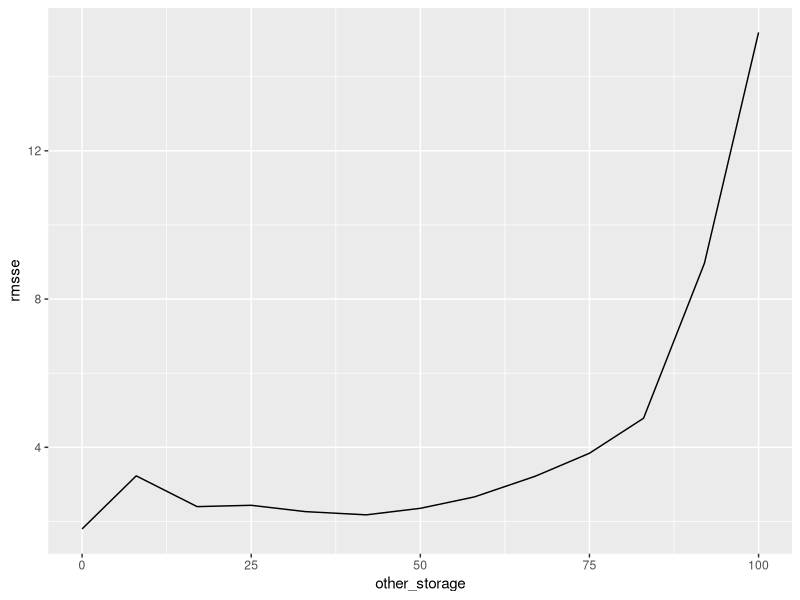
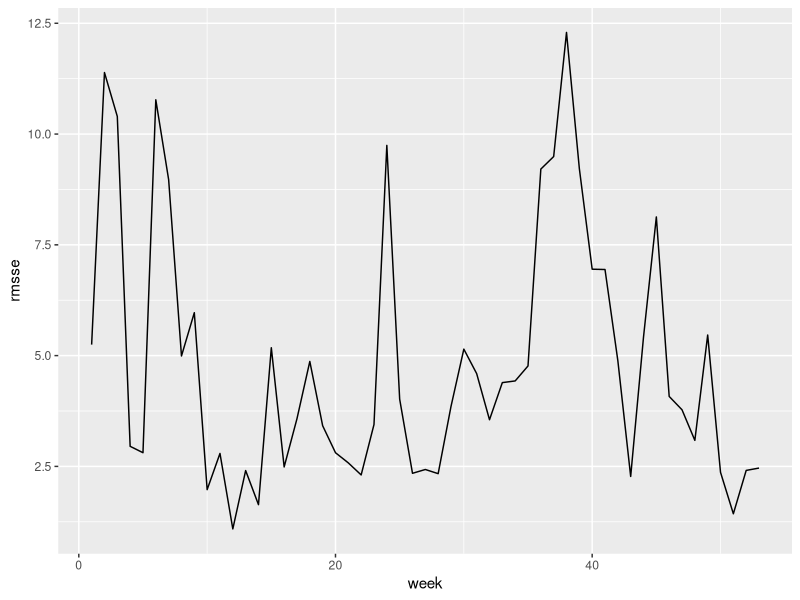
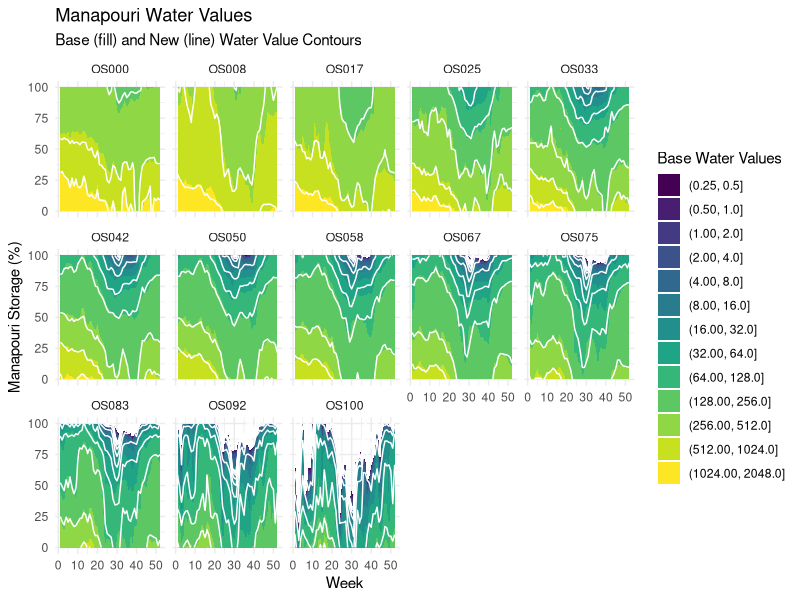
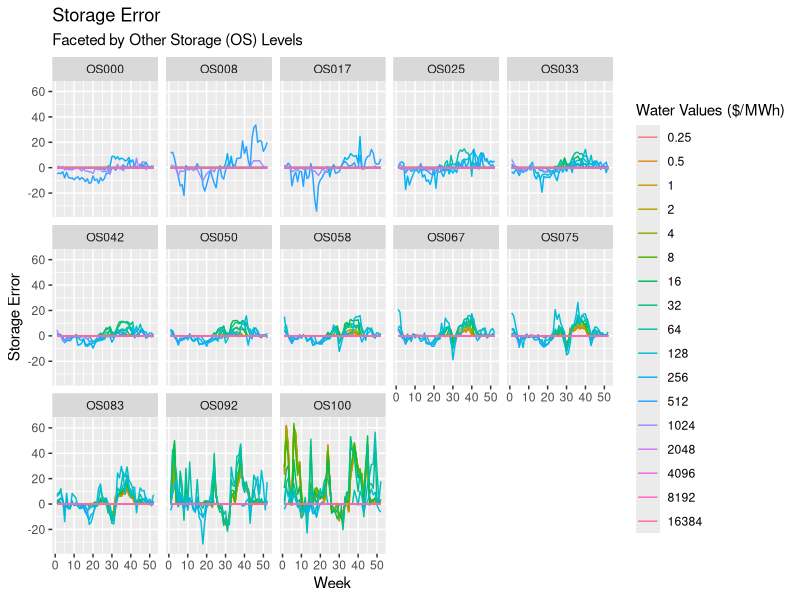
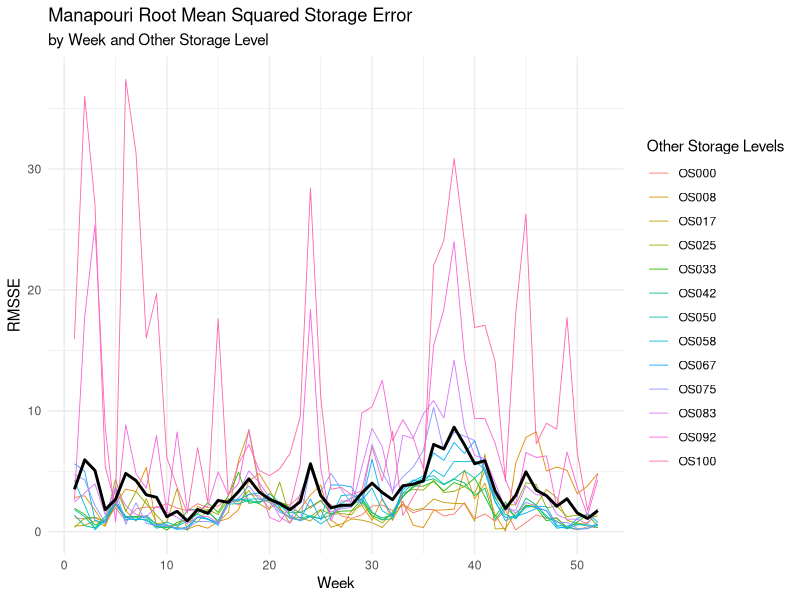
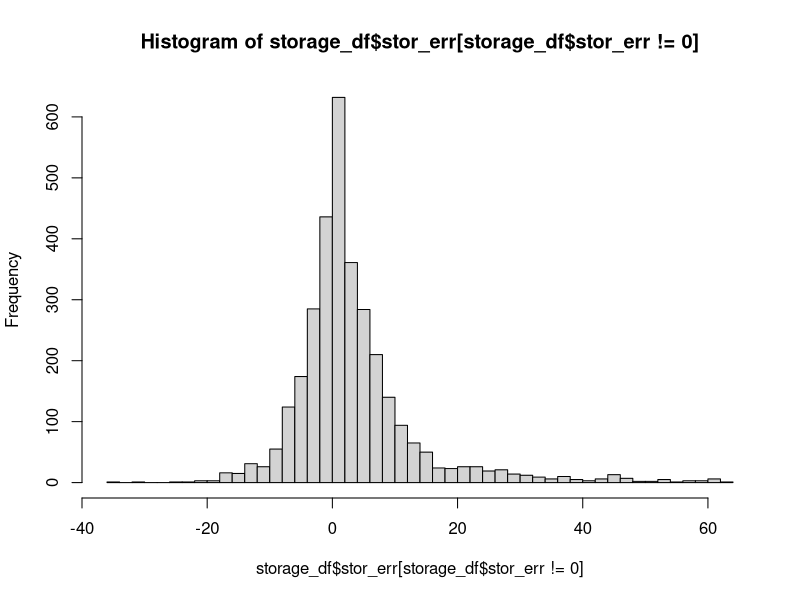

These figures' R source, in order:
## ---- chunk 1
knitr::opts_chunk$set(echo = TRUE)
library(tidyverse)
## ---- chunk 2
# Load in WVs from full run (91 years + mean joiner)
# Load in WVs from alternate data set

weeks <- 54
burnin <- 80

df <- read_csv("Apr24B_AVG_0011_WVX.csv") |>  
  mutate(rn = row_number(),
         week = (rn - 1) %% (weeks + burnin) + 1,
         other_storage = floor((rn-1)/(weeks + burnin)),
         other_storage = round(other_storage / 12 * 100),
         ) |> 
  select(-rn) |> 
  pivot_longer(-c(week, other_storage), 
               names_to = "storage", values_to = "wv_base") |> 
  mutate(storage = round(as.double(storage)*100),
         wv_base = as.double(wv_base),
         os_label = paste0("OS", str_pad(other_storage, width = 3, pad = "0"))
         )

new <- read_csv("Apr24B_0015_WVX.csv") |>  
  mutate(rn = row_number(),
         week = (rn - 1) %% (weeks + burnin) + 1,
         other_storage = floor((rn-1)/(weeks + burnin)),
         other_storage = round(other_storage / 12 * 100),
         ) |> 
  select(-rn) |> 
  pivot_longer(-c(week, other_storage), 
               names_to = "storage", values_to = "wv_new") |> 
  mutate(storage = round(as.double(storage)*100),
         wv_new = as.double(wv_new)
         )

## join the two data sets

if (dim(df)[1] != dim(new)[1]) {
  stop("Data sets are not the same length")
} else {
  df <- df |> 
    bind_cols(new[,"wv_new"]) 
}

## ---- chunk 3

week <- 1:(weeks-1)

wv <- 2^(-2:14)

other_storage <- df |> 
  distinct(other_storage) |>
  arrange(other_storage) |>
  pull(other_storage)

storage_df <- expand_grid(week = week,
                       wv = wv,
                       other_storage = other_storage)


storage_base <- function(wv, week, other_storage) {
  # filter data by week and storage level
  filtered_df <- df |> 
    filter(week == !!week,
           other_storage == !!other_storage)
  
  # check that there are enough data points to interpolate
  if (nrow(filtered_df) < 2) {
    stop("Not enough data points to interpolate")
  }
  
  # interpolate the data using approx()
  storage_base <- approx(x = filtered_df$wv_base,
                                 y = filtered_df$storage,
                                 xout = wv, rule = 2)$y
  return(storage_base)
}

storage_new <- function(wv, week, other_storage) {
  # filter data by week and storage level
  filtered_df <- df |> 
    filter(week == !!week,
           other_storage == !!other_storage)
  
  # check that there are enough data points to interpolate
  if (nrow(filtered_df) < 2) {
    stop("Not enough data points to interpolate")
  }
  
  # interpolate the data using approx()
  storage_new <- approx(x = filtered_df$wv_new,
                                 y = filtered_df$storage,
                                 xout = wv, rule = 2)$y
  return(storage_new)
}




storage_df <- storage_df |> 
  mutate(stor_base = pmap_dbl(list(wv, week, other_storage), storage_base),
         stor_new = pmap_dbl(list(wv, week, other_storage), storage_new),
         stor_err = stor_new - stor_base, 
         sq_stor_err = stor_err^2,
         os_label = paste0("OS", str_pad(other_storage, width = 3, pad = "0"))
         )

# Define %notin% operator
`%notin%` <- function(x, y) {
  !(x %in% y)
}


storage_df %>% 
  group_by(other_storage) %>%
  summarise(rmsse = sqrt(mean(sq_stor_err))) %>% 
  ggplot(aes(x = other_storage, y = rmsse)) +
  geom_line()

storage_df %>% 
  group_by(week) %>%
  summarise(rmsse = sqrt(mean(sq_stor_err))) %>% 
  ggplot(aes(x = week, y = rmsse)) +
  geom_line()


storage_df %>% 
  group_by(other_storage) %>%
  summarise(rmsse = sqrt(mean(sq_stor_err))) %>% 
  print()

head(storage_df)

## ---- chunk 4

df %>% 
  filter(week < 53,
         # other_storage %notin% c(0,100)
         ) |>
  ggplot() +
  geom_contour_filled(aes(x = week, y = storage, z = wv_base), breaks = 2^(-2:14)) +
  geom_contour(aes(x = week, y = storage, z = wv_new), color = "white", breaks = 2^(-2:14)) +  # Add contour lines for clarity
  labs(title = "Manapouri Water Values",
       subtitle = "Base (fill) and New (line) Water Value Contours",
       fill = "Base Water Values",
       x = "Week",
       y = "Manapouri Storage (%)") +
  facet_wrap(~os_label, nrow = 3) +
  theme_minimal()

storage_df |> 
  filter(week < 53,
         # other_storage %notin% c(0,100)
         ) |>
  ggplot(aes(x = week, y = stor_err, group = wv)) +
  geom_line(aes(color = as.factor(wv))) +
  labs(title = "Storage Error",
       subtitle = "Faceted by Other Storage (OS) Levels",
       x = "Week",
       y = "Storage Error",
       color = "Water Values ($/MWh)") +
  facet_wrap(~os_label, nrow = 3)

wide_storage_df <- storage_df %>% 
  filter(week < 53,
         # other_storage %notin% c(0,100)
         ) |>
  group_by(other_storage,week) %>%
  summarise(rmsse = sqrt(mean(sq_stor_err))) |>
  pivot_wider(names_from = other_storage, values_from = rmsse) |>
  rename_with(
    .fn = ~ paste0("OS", str_pad(.x, width = 3, pad = "0")),
    .cols = -1
  ) |>
  mutate(Mean = rowMeans(across(-week))) %>% 
  pivot_longer(-week, names_to = "OS", values_to = "RMSSE")

wide_storage_df |>
  filter(OS != "Mean") %>% 
  ggplot(aes(x = week, y = RMSSE, group = OS, color = OS)) +
  geom_line(linewidth = .3) +
  geom_line(data = wide_storage_df %>% filter(OS == "Mean"), aes(x = week, y = RMSSE), color = "black", linewidth = 1) +
  labs(title = "Manapouri Root Mean Squared Storage Error",
       subtitle = "by Week and Other Storage Level",
       x = "Week",
       y = "RMSSE",
       color = "Other Storage Levels") +
  theme_minimal()

Grand_RMSSE <- wide_storage_df |>
  filter(OS != "Mean") |>
  pull(RMSSE) |>
  mean() %>% 
  print()

summary(storage_df$stor_err)

hist(storage_df$stor_err[storage_df$stor_err!= 0], breaks = 50)

